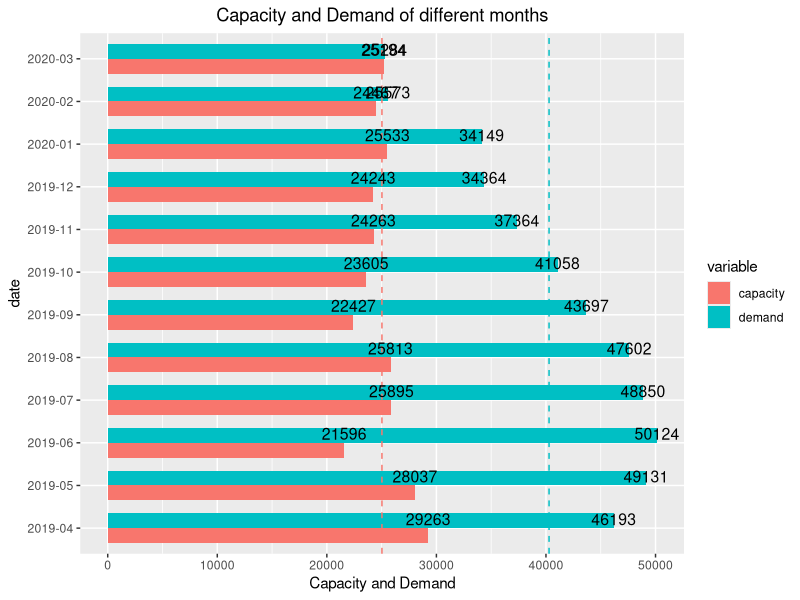

The R source for this figure:
library(lubridate)
library(dplyr)
library(readr)
library(ggplot2)
require(reshape2)

q6_data <- read_csv("data/q6_data.csv")
colnames(q6_data) <- tolower(colnames(q6_data))
cap <- q6_data$capacity
dem <- q6_data$demand
q6_data <- melt(q6_data, id = "date")

q6_data %>%
  ggplot() +
  geom_bar(aes(x = date, y = value, fill = variable), width = 0.7, position = "dodge", stat = "identity") +
  geom_hline(yintercept = mean(dem), linetype = "dashed", color = "#00bfc4") +
  geom_hline(yintercept = mean(cap), linetype = "dashed", color = "#f8766d") +
  theme(plot.title = element_text(hjust = 0.5)) +
  geom_text(aes(x = date, y = value, label = value), position = position_dodge(width = 0.9), vjust = -0.25, size=4) +
  labs(title = "Capacity and Demand of different months", x = "date", y = "Capacity and Demand") +
  coord_flip()
